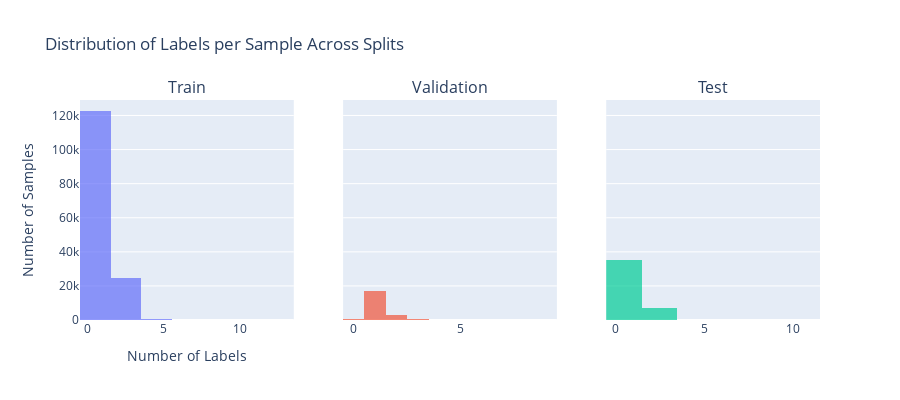

Source (notebook cell):
### Code cell
# Step 5: Prepare emotion labels
print("🏷️ Step 5: Preparing emotion labels...")

# Prepare labels for all splits
train_labels = prepare_emotion_labels(train_df, EMOTION_COLUMNS)
val_labels = prepare_emotion_labels(val_df, EMOTION_COLUMNS)
test_labels = prepare_emotion_labels(test_df, EMOTION_COLUMNS)

print(f"📊 Label preparation results:")
print(f"  Training labels shape: {train_labels.shape}")
print(f"  Validation labels shape: {val_labels.shape}")
print(f"  Test labels shape: {test_labels.shape}")
print(f"  Number of emotions: {len(EMOTION_COLUMNS)}")

# Analyze label distribution
print(f"\n🎭 Multi-label analysis:")
train_labels_per_sample = train_labels.sum(axis=1)
val_labels_per_sample = val_labels.sum(axis=1)
test_labels_per_sample = test_labels.sum(axis=1)

print(f"  Average labels per sample:")
print(f"    Train: {train_labels_per_sample.mean():.2f}")
print(f"    Val: {val_labels_per_sample.mean():.2f}")
print(f"    Test: {test_labels_per_sample.mean():.2f}")

# Visualize label distribution
fig = make_subplots(
    rows=1, cols=3,
    subplot_titles=("Train", "Validation", "Test"),
    shared_yaxes=True
)

fig.add_trace(
    go.Histogram(x=train_labels_per_sample, name="Train", nbinsx=10, opacity=0.7),
    row=1, col=1
)
fig.add_trace(
    go.Histogram(x=val_labels_per_sample, name="Val", nbinsx=10, opacity=0.7),
    row=1, col=2
)
fig.add_trace(
    go.Histogram(x=test_labels_per_sample, name="Test", nbinsx=10, opacity=0.7),
    row=1, col=3
)

fig.update_layout(
    title="Distribution of Labels per Sample Across Splits",
    xaxis_title="Number of Labels",
    yaxis_title="Number of Samples",
    height=400,
    showlegend=False
)
fig.show()

# Show most frequent emotion combinations
multi_label_samples = train_labels_per_sample > 1
if multi_label_samples.sum() > 0:
    print(f"\n🔗 Multi-label samples: {multi_label_samples.sum():,} ({multi_label_samples.mean()*100:.1f}%)")
    
print(f"\n✅ Emotion labels prepared for all splits")

### Figure 1 — Plotly figure (JSON) as saved in the notebook; plotly's stock layout.template omitted (floating-point values rounded to 4 significant figures; data arrays with more than 128 entries replaced by an {"elided": "..."} marker saying what was removed)
{"data": [{"name": "Train", "nbinsx": 10, "opacity": 0.7, "type": "histogram", "x": {"elided": "147705 int values"}, "xaxis": "x", "yaxis": "y"}, {"name": "Val", "nbinsx": 10, "opacity": 0.7, "type": "histogram", "x": {"elided": "21101 int values"}, "xaxis": "x2", "yaxis": "y2"}, {"name": "Test", "nbinsx": 10, "opacity": 0.7, "type": "histogram", "x": {"elided": "42202 int values"}, "xaxis": "x3", "yaxis": "y3"}], "layout": {"annotations": [{"font": {"size": 16}, "showarrow": false, "text": "Train", "x": 0.1444, "xanchor": "center", "xref": "paper", "y": 1, "yanchor": "bottom", "yref": "paper"}, {"font": {"size": 16}, "showarrow": false, "text": "Validation", "x": 0.5, "xanchor": "center", "xref": "paper", "y": 1, "yanchor": "bottom", "yref": "paper"}, {"font": {"size": 16}, "showarrow": false, "text": "Test", "x": 0.8556, "xanchor": "center", "xref": "paper", "y": 1, "yanchor": "bottom", "yref": "paper"}], "height": 400, "showlegend": false, "title": {"text": "Distribution of Labels per Sample Across Splits"}, "xaxis": {"anchor": "y", "domain": [0, 0.2889], "title": {"text": "Number of Labels"}}, "xaxis2": {"anchor": "y2", "domain": [0.3556, 0.6444]}, "xaxis3": {"anchor": "y3", "domain": [0.7111, 1]}, "yaxis": {"anchor": "x", "domain": [0, 1], "title": {"text": "Number of Samples"}}, "yaxis2": {"anchor": "x2", "domain": [0, 1], "matches": "y", "showticklabels": false}, "yaxis3": {"anchor": "x3", "domain": [0, 1], "matches": "y", "showticklabels": false}}}
